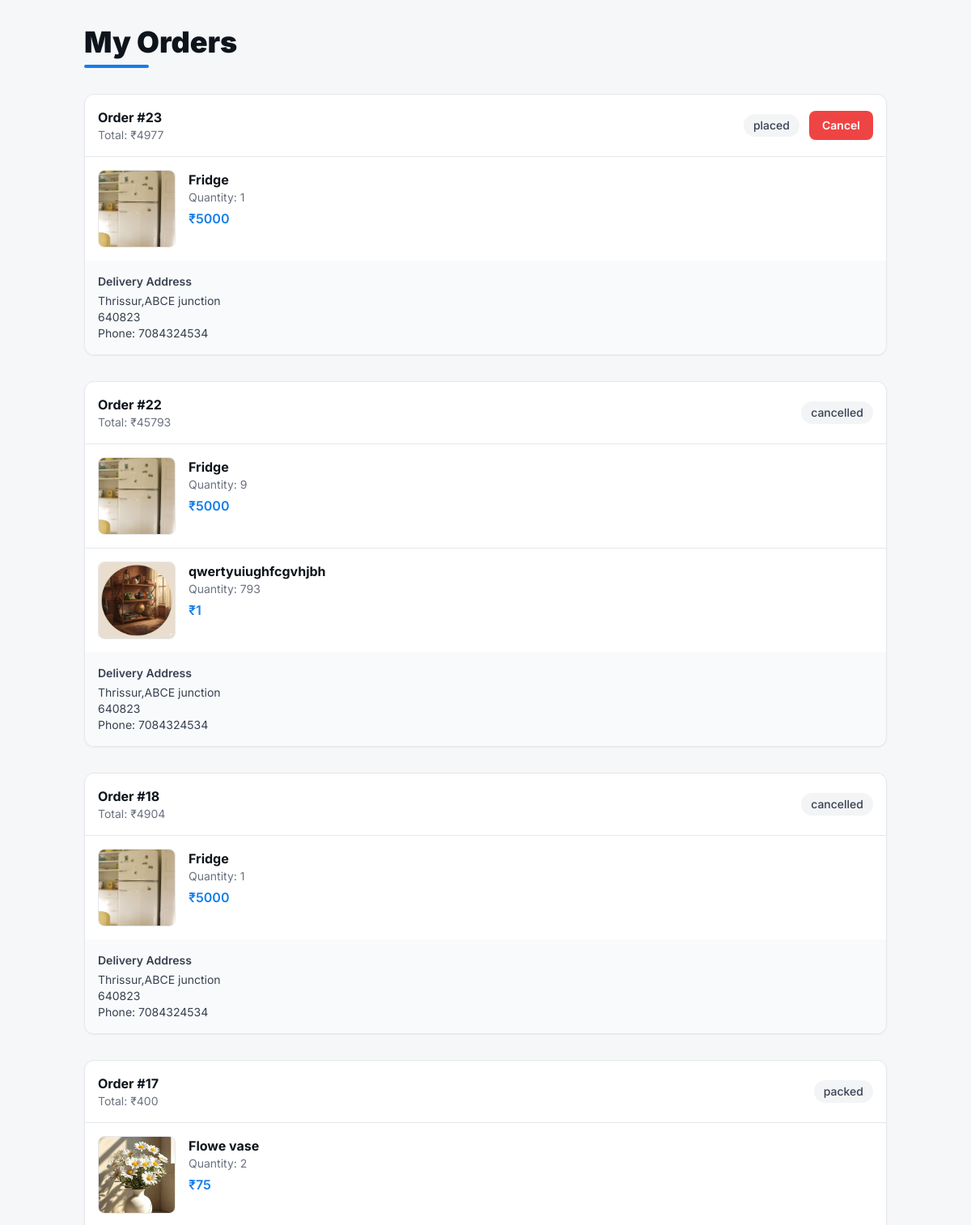
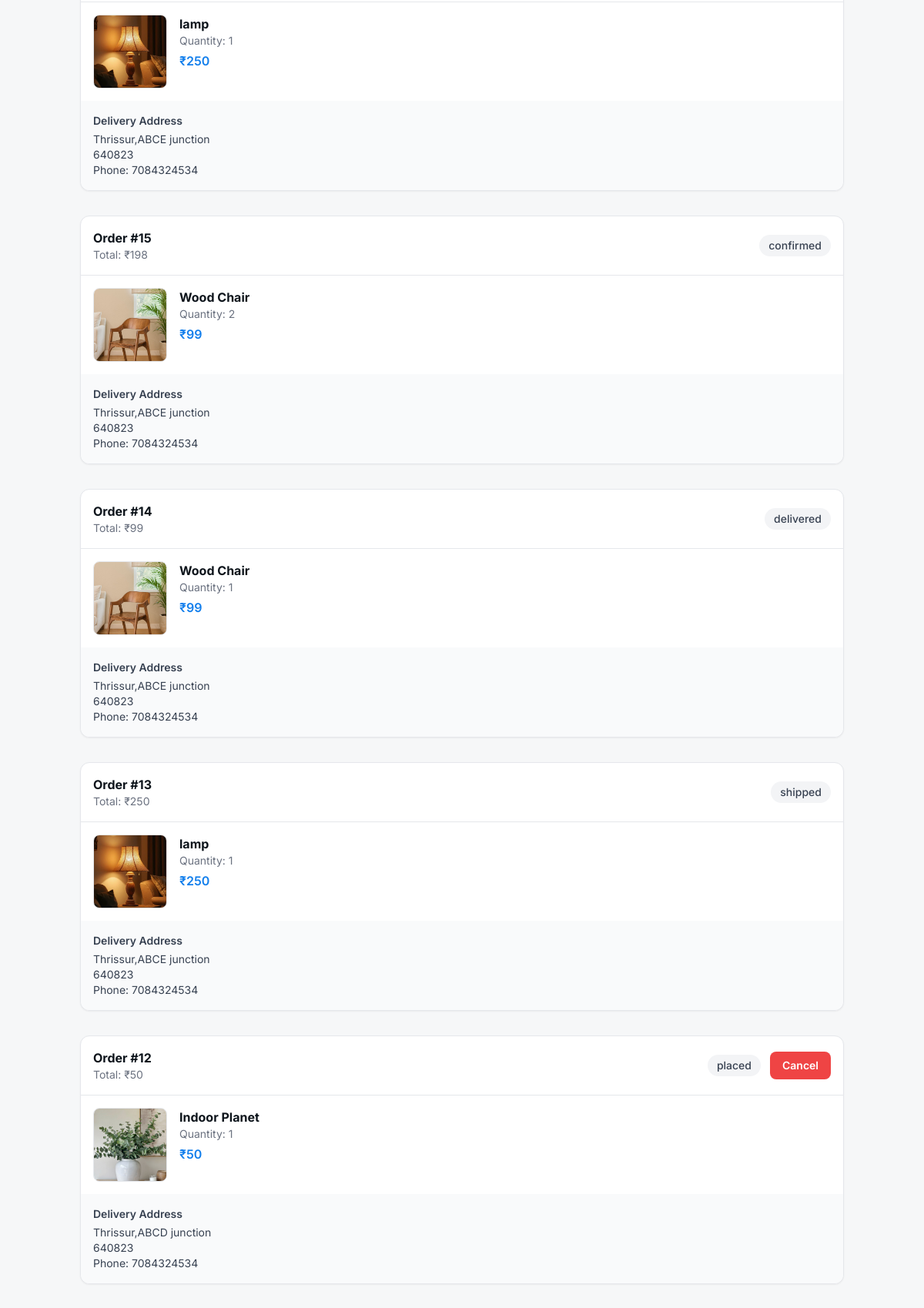
Page /orders/order_items/ (signed in, upper part) on the committed database (2 pictures, top to bottom).
### orders/models.py (models this page shows, shortened)
class Order(models.Model):
    STATUS_CHOICES=(
        ('placed','Placed'),
        ('confirmed','Confirmed'),
        ('packed','Packed'),
        ('shipped','Shipped'),
        ('delivered','Delivered'),
        ('cancelled','cancelled')
    )
    user=models.ForeignKey(User,on_delete=models.CASCADE)
    address=models.ForeignKey(OrderAddress,on_delete=models.PROTECT,null=True,blank=True)
    created_at=models.DateTimeField(auto_now_add=True)
    total_amount=models.PositiveIntegerField()
    status=models.CharField(max_length=50,choices=STATUS_CHOICES,default='placed')
    refund_to_wallet=models.BooleanField(default=False)
    is_paid=models.BooleanField(default=False)
    stripe_session_id=models.CharField(max_length=255,blank=True,null=True)
    payment_method=models.CharField(max_length=50,choices=(('stripe','stripe'),('wallet','wallet')),default='stripe')

class Order_item(models.Model):
    order=models.ForeignKey(Order,related_name='items',on_delete=models.CASCADE)
    product=models.ForeignKey(Products,on_delete=models.CASCADE)
    quantity=models.PositiveIntegerField()
    price=models.PositiveIntegerField()

### products/models.py (models this page shows, shortened)
class Products(models.Model):
    title=models.CharField(max_length=100)
    discription=models.TextField(null=True)
    price=models.IntegerField(default=0)
    image=models.ImageField(upload_to='images/')
    category=models.ForeignKey(CategoryModel,on_delete=models.CASCADE)
    user=models.ForeignKey(User,on_delete=models.CASCADE,null=True)
    quantity=models.PositiveIntegerField(default=0)
    is_delete=models.BooleanField(default=False)

### users/models.py (models this page shows, shortened)
class OrderAddress(models.Model):
    user=models.ForeignKey(User,on_delete=models.CASCADE)
    place=models.TextField(null=True)
    phone=models.CharField(max_length=10)
    pincode=models.CharField(max_length=6)

### orders/views.py (the view)
# urls.py: path('order_items/',views.order_items,name='order_items'),
@login_required(login_url='login')
def order_items(request):
    orders = Order.objects.filter(user=request.user).order_by('-created_at')
    return render(request, 'orders/order_items.html', {
        'orders': orders
    })

### templates/orders/order_items.html (shortened to what this page needs)
<!DOCTYPE html>
<html lang="en" class="light">
<head>
  <script src="https://cdn.tailwindcss.com?plugins=forms,container-queries"></script>
</head>
<body class="font-display bg-background text-[#0d141b]">
<div class="max-w-5xl mx-auto px-4 py-8">
  <div class="mb-8">
    <h1 class="text-4xl font-black">My Orders</h1>
    <div class="h-1 w-20 bg-primary mt-2 rounded-full"></div>
  </div>
  {% for order in orders %}
  <div class="mb-8 bg-white rounded-xl shadow-sm border">
    <div class="flex flex-wrap justify-between items-center p-4 border-b gap-4">
      <div>
        <p class="font-bold">Order #{{ order.id }}</p>
        <p class="text-sm text-gray-500">Total: ₹{{ order.total_amount }}</p>
      </div>
      <div class="flex items-center gap-3">
        <span class="px-3 py-1 rounded-full text-sm font-medium
          {% if order.status == 'Delivered' %}
            bg-green-100 text-green-700
          {% elif order.status == 'Shipped' %}
            bg-orange-100 text-orange-700
          {% elif order.status == 'Cancelled' %}
            bg-red-100 text-red-700
          {% else %}
            bg-gray-100 text-gray-700
          {% endif %}
        ">
          {{ order.status }}
        </span>
        {% if order.status == 'placed' %}
        <form method="post" action="{% url 'order_cancel' order.id %}">
          <button
            type="submit"
            onclick="return confirm('Are you sure you want to cancel this order?')"
            class="px-4 py-2 rounded-lg bg-red-500 text-white text-sm font-semibold hover:bg-red-600 transition">
            Cancel
          </button>
        </form>
        {% endif %}
      </div>
    </div>
    <div class="divide-y">
      {% for item in order.items.all %}
      <div class="flex gap-4 p-4">
        <img
          src="{{ item.product.image.url }}"
          alt="{{ item.product.title }}"
          class="w-24 h-24 rounded-lg object-cover border"
        >
        <div class="flex-1">
          <p class="font-bold">{{ item.product.title }}</p>
          <p class="text-sm text-gray-500">Quantity: {{ item.quantity }}</p>
          <p class="font-semibold text-primary mt-1">₹{{ item.price }}</p>
        </div>
      </div>
      {% endfor %}
    </div>
    <div class="p-4 bg-gray-50 rounded-b-xl text-sm text-gray-700">
      <p class="font-semibold mb-1">Delivery Address</p>
      {{ order.address.place }}<br>
      {{ order.address.pincode }}<br>
      Phone: {{ order.address.phone }}
    </div>
  </div>
  {% empty %}
    <p class="text-center text-gray-500">No orders yet.</p>
  {% endfor %}
</div>
</body>
</html>

### rows in the picture
Order: id "23", total_amount "4977", status "placed", shows "Cancel", address.place "Thrissur,ABCE junction", address.pincode "640823", address.phone "7084324534"
Order_item: product.image (picture), product "Fridge", quantity "1", price "5000"
Order: id "22", total_amount "45793", status "cancelled", address.place "Thrissur,ABCE junction", address.pincode "640823", address.phone "7084324534"
Order_item: product.image (picture), product "Fridge", quantity "9", price "5000"
Order_item: product.image (picture), product "qwertyuiughfcgvhjbh", quantity "793", price "1"
Order: id "18", total_amount "4904", status "cancelled", address.place "Thrissur,ABCE junction", address.pincode "640823", address.phone "7084324534"
Order_item: product.image (picture), product "Fridge", quantity "1", price "5000"
Order: id "17", total_amount "400", status "packed", address.place "Thrissur,ABCE junction", address.pincode "640823", address.phone "7084324534"
Order_item: product.image (picture), product "Flowe vase", quantity "2", price "75"
Order_item: product.image (picture), product "lamp", quantity "1", price "250"
Order: id "15", total_amount "198", status "confirmed", address.place "Thrissur,ABCE junction", address.pincode "640823", address.phone "7084324534"
Order_item: product.image (picture), product "Wood Chair", quantity "2", price "99"
Order: id "14", total_amount "99", status "delivered", address.place "Thrissur,ABCE junction", address.pincode "640823", address.phone "7084324534"
Order_item: product.image (picture), product "Wood Chair", quantity "1", price "99"
Order: id "13", total_amount "250", status "shipped", address.place "Thrissur,ABCE junction", address.pincode "640823", address.phone "7084324534"
Order_item: product.image (picture), product "lamp", quantity "1", price "250"
Order: id "12", total_amount "50", status "placed", shows "Cancel", address.place "Thrissur,ABCD junction", address.pincode "640823", address.phone "7084324534"
Order_item: product.image (picture), product "Indoor Planet", quantity "1", price "50"
